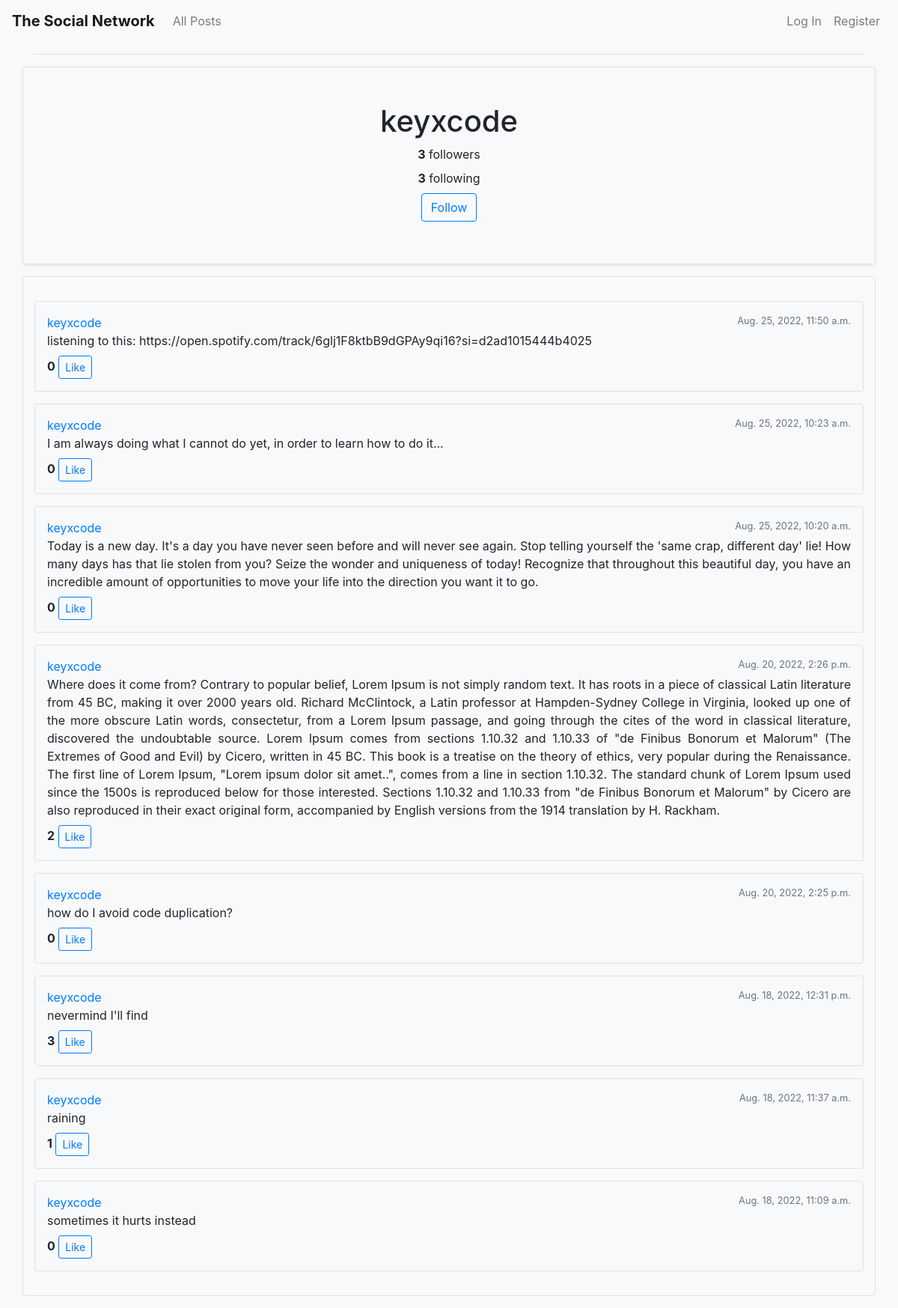
Before: /profile/1 with the older database file.
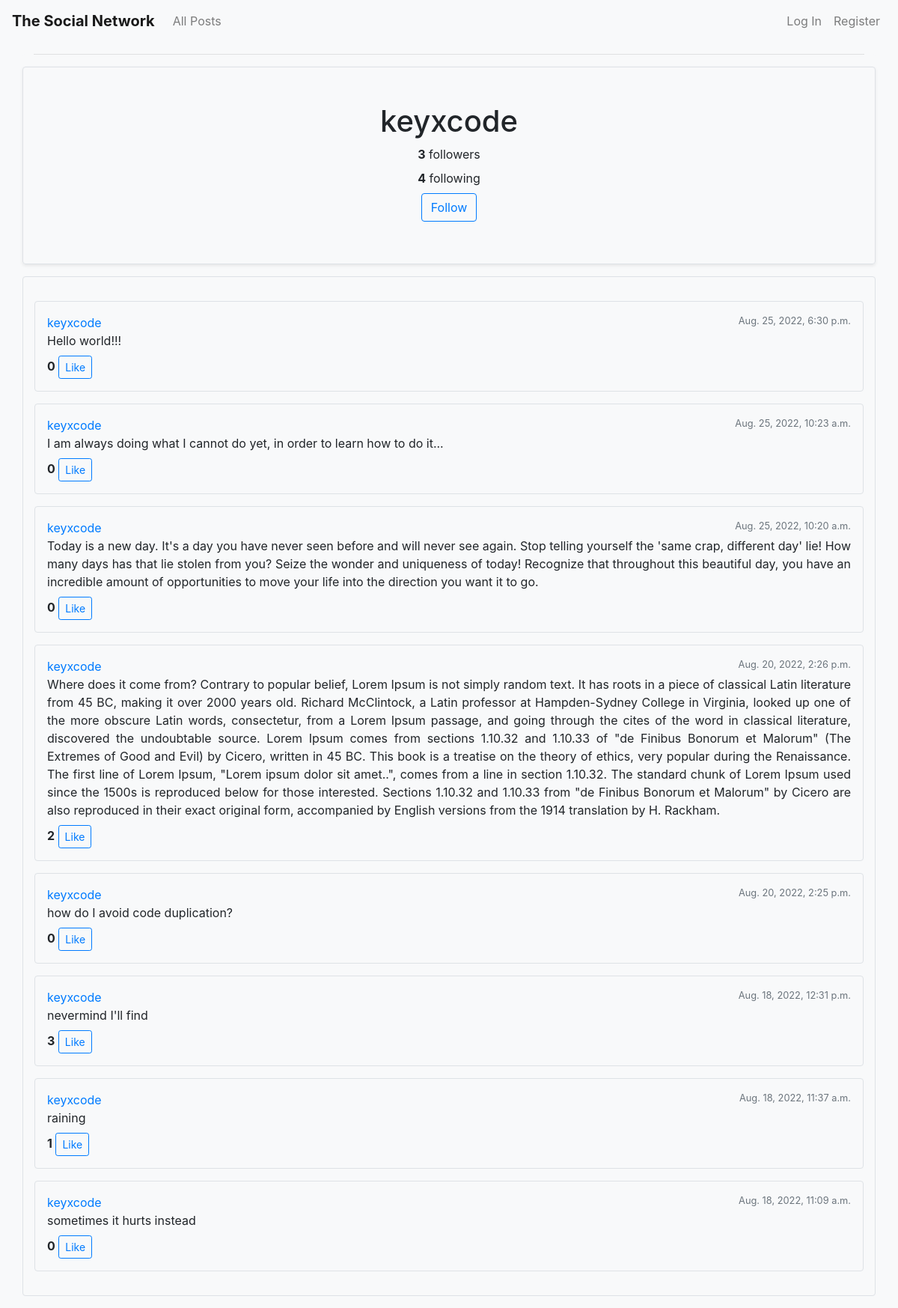
After: the same page with the newer database file.
### network/models.py (models this page shows, shortened)
class User(AbstractUser, models.Model):
    followers = models.ManyToManyField("User", blank="true", related_name="follow")
    follows = models.ManyToManyField("User", blank="true", related_name="followed_by")

class Post(models.Model):
    content = models.TextField()
    poster = models.ForeignKey("User", on_delete=models.CASCADE, null=True, related_name="all_posts")
    timestamp = models.DateTimeField(auto_now_add=True)
    likers = models.ManyToManyField("User", blank=True, related_name="liked_post")

### network/views.py (the view)
# urls.py: path("profile/<int:user_id>", views.profile, name="profile"),
def profile(request, user_id):
    user = User.objects.get(pk=user_id)
    posts = Post.objects.filter(poster=user).order_by('-timestamp')
    p = paginate_posts(request, posts)
    return render(request, "network/profile.html", {
        "user": user,
        "page_obj": p.get("page_obj"),
        "page_range": p.get("page_range"),
        "need_paginated": p.get("need_paginated")
    })

### network/views.py (called while the page is built)
def paginate_posts(request, posts):
    paginator = Paginator(posts, 10)
    page_number = request.GET.get('page')
    p = dict()
    p["page_obj"] = paginator.get_page(page_number)
    p["page_range"] = range(1, paginator.num_pages + 1)
    p["need_paginated"] = True if (paginator.num_pages > 1) else False
    return p

### network/templates/network/profile.html (shortened to what this page needs)
{% extends "network/layout.html" %}
{% load static %}
{% block body %}
    <div class="row border rounded shadow-sm my-3">
        <div class="col p-5 text-center">
            <span class="h1">{{ user.username }}</span>
            <div class="row my-2">
                <div class="col">
                    <span class="font-weight-bold" id="followers-count">{{ user.followers.all.count }}</span> followers
                </div>
            </div>
            <div class="row my-2">
                <div class="col">
                    <span class="font-weight-bold">{{ user.follows.all.count }}</span> following
                </div>
            </div>
            {% if request.user != user %}
                <div class="row my-2">
                    <div class="col">
                        {% if user in request.user.follows.all %}
                            <button class="btn btn-primary" data-profile="{{ user.id }}" id="follow-button">Unfollow</button>
                        {% else %}
                            <button class="btn btn-outline-primary" data-profile="{{ user.id }}" id="follow-button">Follow</button>
                        {% endif %}
                    </div>
                </div>
            {% endif %}
        </div>
    </div>
    {% include 'network/posts.html' %}
{% endblock %}

### network/templates/network/posts.html (shortened to what this page needs)
<div class="border rounded row mb-3 py-3">
    <div class="col">
        {% if page_obj %}
            {% for post in page_obj %}
                <div class="border rounded p-3 my-3 hover-box">
                    <div class="row">
                        <div class="col">
                            <div class="d-flex">
                                <a href="{% url 'profile' post.poster.id %}">{{ post.poster }}</a>
                                <span class="ml-auto small text-muted">{{ post.timestamp }}</span>
                            </div>
                            <div class="mb-2 text-justify">
                                <span id="post-{{ post.id }}">{{ post.content }}</span>
                            </div>
                            <div>
                                <span class="font-weight-bold" id="like-count-{{ post.id }}">{{ post.likers.all.count }}</span>
                                {% if request.user in post.likers.all %}
                                    <button class="btn btn-primary btn-sm like-button" data-post="{{ post.id }}">Unlike</button>
                                {% else %}
                                    <button class="btn btn-outline-primary btn-sm like-button" data-post="{{ post.id }}">Like</button>
                                {% endif %}
                            </div>
                        </div>
                    </div>
                </div>
            {% endfor %}
        {% else %}
            It's empty here!
        {% endif %}
    </div>
</div>

Changed rows visible on the page:
removed Post: poster "keyxcode", timestamp "Aug. 25, 2022, 11:50 a.m.", content "listening to this: https://open.spotify.com/track/6glj1F8ktbB9dGPAy9qi16?si=d2ad1015444b4025", likers.all.count "0"
computed for User "keyxcode": follows.all.count "3" → "4"
added Post: poster "keyxcode", timestamp "Aug. 25, 2022, 6:30 p.m.", content "Hello world!!!", likers.all.count "0"
